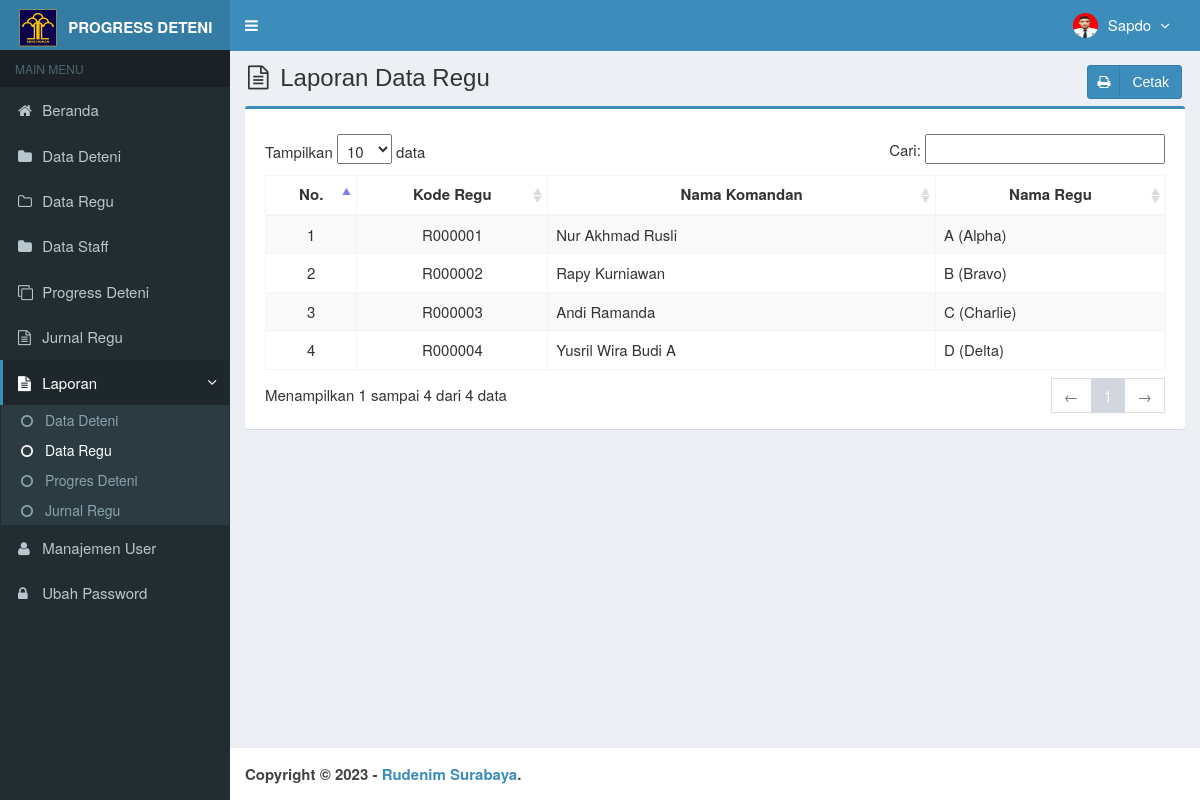
The app's page /main.php?module=lap_regu (signed in) with its own data.
### tables this page shows
CREATE TABLE `is_users` (
  `id_user` int(3) NOT NULL,
  `username` varchar(50) NOT NULL,
  `nama_user` varchar(50) NOT NULL,
  `password` varchar(50) NOT NULL,
  `email` varchar(50) DEFAULT NULL,
  `telepon` varchar(13) DEFAULT NULL,
  `foto` varchar(100) DEFAULT NULL,
  `hak_akses` enum('Super Admin','Kepala','Staff') NOT NULL,
  `status` enum('aktif','blokir') NOT NULL DEFAULT 'aktif',
  `created_at` timestamp NOT NULL DEFAULT current_timestamp(),
  `updated_at` timestamp NOT NULL DEFAULT current_timestamp() ON UPDATE current_timestamp()
);

CREATE TABLE `is_regu` (
  `kode_regu` varchar(7) NOT NULL,
  `komandan` varchar(100) NOT NULL,
  `anggota` varchar(500) NOT NULL,
  `nama_regu` varchar(20) NOT NULL,
  `created_user` int(3) NOT NULL,
  `created_date` timestamp NOT NULL DEFAULT current_timestamp(),
  `updated_user` int(3) NOT NULL,
  `updated_date` timestamp NOT NULL DEFAULT current_timestamp()
);

### modules/lap-regu/view.php (the view)
<section class="content-header">
  <h1>
    <i class="fa fa-file-text-o icon-title"></i> Laporan Data Regu
    <a class="btn btn-primary btn-social pull-right" href="modules/lap-regu/cetak.php" target="_blank">
      <i class="fa fa-print"></i> Cetak
    </a>
  </h1>
</section>
<section class="content">
  <div class="row">
    <div class="col-md-12">
      <div class="box box-primary">
        <div class="box-body">
          <table id="dataTables1" class="table table-bordered table-striped table-hover">
            <thead>
              <tr>
                <th class="center">No.</th>
                <th class="center">Kode Regu</th>
                <th class="center">Nama Komandan</th>
                <th class="center">Nama Regu</th>
              </tr>
            </thead>
            <tbody>
              <?php
              $no = 1;
              $query = mysqli_query($mysqli, "SELECT kode_regu,komandan,nama_regu FROM is_regu ORDER BY nama_regu ASC")
                or die('Ada kesalahan pada query tampil Data Obat: ' . mysqli_error($mysqli));
              while ($data = mysqli_fetch_assoc($query)) {
                echo "<tr>
                      <td width='30' class='center'>$no</td>
                      <td width='80' class='center'>$data[kode_regu]</td>
                      <td width='180'>$data[komandan]</td>
                      <td width='100'>$data[nama_regu]</td>
                    </tr>";
                $no++;
              }
              ?>
            </tbody>
          </table>
        </div>
      </div>
    </div>
  </div>
</section><!-- /.content

### top-menu.php (shortened to what this page needs)
<?php
require_once "config/database.php";
$query = mysqli_query($mysqli, "SELECT id_user, nama_user, foto, hak_akses FROM is_users WHERE id_user='$_SESSION[id_user]'")
  or die('Ada kesalahan pada query tampil Manajemen User: ' . mysqli_error($mysqli));
$data = mysqli_fetch_assoc($query);
?>
<li class="dropdown user user-menu">
  <a href="#" class="dropdown-toggle" data-toggle="dropdown">
    <?php
    if ($data['foto'] == "") { ?>
      <img src="images/user/user-default.png" class="user-image" alt="User Image" />
    <?php
    } else { ?>
      <img src="images/user/<?php echo $data['foto']; ?>" class="user-image" alt="User Image" />
    <?php
    }
    ?>
    <span class="hidden-xs"><?php echo $data['nama_user']; ?> <i style="margin-left:5px" class="fa fa-angle-down"></i></span>
  </a>
</li>

### assets/css/style.css (style rules this page uses)
.btn-social *:first-child { border-right: 1px solid rgba(0, 0, 0, 0.1); bottom: 0; font-size: 1em !important; left: 0; line-height: 32px !important; position: absolute; text-align: center; top: 0; width: 32px !important; }
.content-header { padding: 15px 18px 0; position: relative; }
.center { text-align:center; }
.icon-title { margin-right: 5px; }
body { background-color: #fff; color: #333; font-size: 15px; line-height: 1.42857; }

### records on screen
is_users: foto (picture), nama_user "Sapdo"
is_regu: kode_regu "R000001", komandan "Nur Akhmad Rusli", nama_regu "A (Alpha)"
is_regu: kode_regu "R000002", komandan "Rapy Kurniawan", nama_regu "B (Bravo)"
is_regu: kode_regu "R000003", komandan "Andi Ramanda", nama_regu "C (Charlie)"
is_regu: kode_regu "R000004", komandan "Yusril Wira Budi A", nama_regu "D (Delta)"
